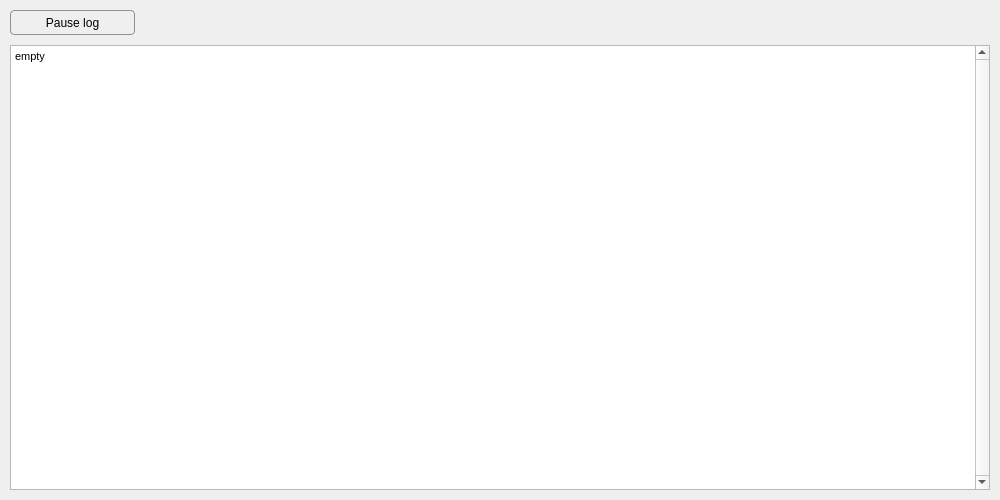
<?xml version="1.0" encoding="UTF-8"?>
<ui version="4.0">
 <class>Dialog</class>
 <widget class="QDialog" name="Dialog">
  <property name="windowModality">
   <enum>Qt::WindowModal</enum>
  </property>
  <property name="geometry">
   <rect>
    <x>0</x>
    <y>0</y>
    <width>1000</width>
    <height>500</height>
   </rect>
  </property>
  <property name="sizePolicy">
   <sizepolicy hsizetype="Expanding" vsizetype="Expanding">
    <horstretch>0</horstretch>
    <verstretch>0</verstretch>
   </sizepolicy>
  </property>
  <property name="minimumSize">
   <size>
    <width>300</width>
    <height>300</height>
   </size>
  </property>
  <property name="windowTitle">
   <string>AnimeTorr Log</string>
  </property>
  <property name="windowIcon">
   <iconset resource="qt_resources.qrc">
    <normaloff>:/images/images/icon.png</normaloff>:/images/images/icon.png</iconset>
  </property>
  <layout class="QVBoxLayout" name="verticalLayout_2">
   <property name="spacing">
    <number>10</number>
   </property>
   <property name="margin">
    <number>10</number>
   </property>
   <item>
    <widget class="QPushButton" name="button_pause">
     <property name="sizePolicy">
      <sizepolicy hsizetype="Minimum" vsizetype="Fixed">
       <horstretch>0</horstretch>
       <verstretch>0</verstretch>
      </sizepolicy>
     </property>
     <property name="minimumSize">
      <size>
       <width>0</width>
       <height>25</height>
      </size>
     </property>
     <property name="maximumSize">
      <size>
       <width>125</width>
       <height>25</height>
      </size>
     </property>
     <property name="baseSize">
      <size>
       <width>125</width>
       <height>25</height>
      </size>
     </property>
     <property name="styleSheet">
      <string notr="true">QPushButton {
     border: 1px solid #8f8f91;
     border-radius: 4px;
     background-color: qlineargradient(x1: 0, y1: 0, x2: 0, y2: 1,
                                       stop: 0 #f6f7fa, stop: 1 #dadbde);
 }

 QPushButton:pressed {
     background-color: qlineargradient(x1: 0, y1: 0, x2: 0, y2: 1,
                                       stop: 0 #dadbde, stop: 1 #f6f7fa);
 }

 QPushButton:flat {
     border: none;
 }</string>
     </property>
     <property name="text">
      <string>Pause log</string>
     </property>
    </widget>
   </item>
   <item>
    <widget class="QTextEdit" name="text_log">
     <property name="verticalScrollBarPolicy">
      <enum>Qt::ScrollBarAlwaysOn</enum>
     </property>
     <property name="horizontalScrollBarPolicy">
      <enum>Qt::ScrollBarAlwaysOff</enum>
     </property>
     <property name="undoRedoEnabled">
      <bool>false</bool>
     </property>
     <property name="readOnly">
      <bool>true</bool>
     </property>
     <property name="html">
      <string>&lt;!DOCTYPE HTML PUBLIC &quot;-//W3C//DTD HTML 4.0//EN&quot; &quot;http://www.w3.org/TR/REC-html40/strict.dtd&quot;&gt;
&lt;html&gt;&lt;head&gt;&lt;meta name=&quot;qrichtext&quot; content=&quot;1&quot; /&gt;&lt;style type=&quot;text/css&quot;&gt;
p, li { white-space: pre-wrap; }
&lt;/style&gt;&lt;/head&gt;&lt;body style=&quot; font-family:'MS Shell Dlg 2'; font-size:7.8pt; font-weight:400; font-style:normal;&quot;&gt;
&lt;p style=&quot; margin-top:0px; margin-bottom:0px; margin-left:0px; margin-right:0px; -qt-block-indent:0; text-indent:0px;&quot;&gt;&lt;span style=&quot; font-size:8pt;&quot;&gt;empty&lt;/span&gt;&lt;/p&gt;&lt;/body&gt;&lt;/html&gt;</string>
     </property>
    </widget>
   </item>
  </layout>
 </widget>
 <resources>
  <include location="qt_resources.qrc"/>
 </resources>
 <connections/>
</ui>
